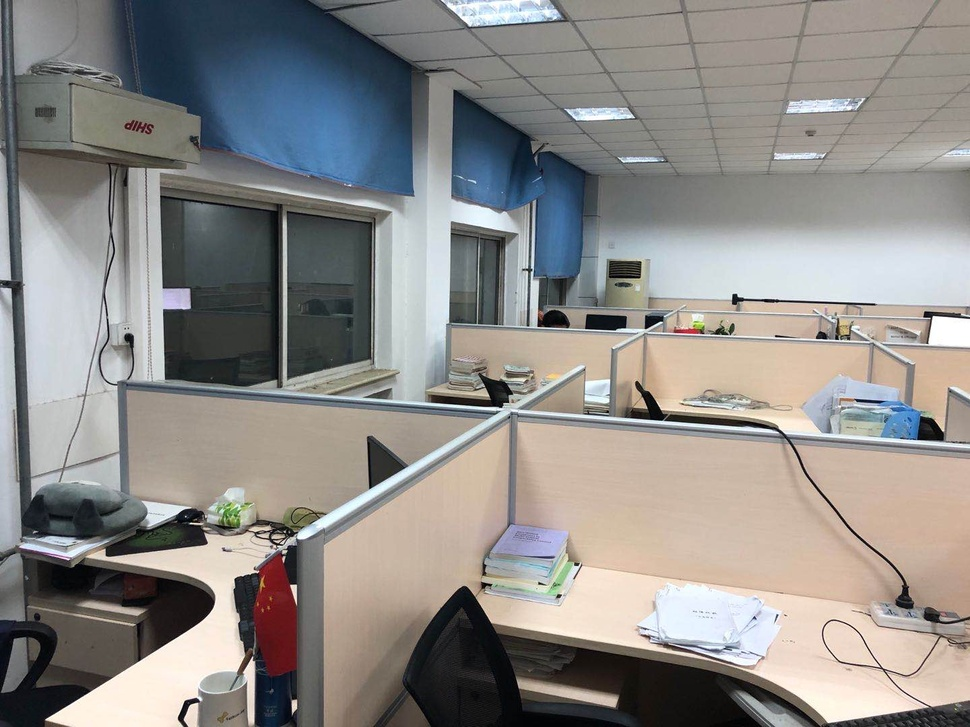
//> input picture build/office_data/1.jpg, 970 x 727 px, shrunk from 1440 x 1080 before the run
$ ./joint build/office_data/1.jpg build/office_data/2.jpg   (built with g++ and OpenCV 4)
//> lines starting //> are read from the running program, lines starting //| are printed output that depends on the picture
// opencv_empty_proj.cpp : 定义控制台应用程序的入口点。
//

#include <opencv2/opencv.hpp>
#include <opencv2/features2d/features2d.hpp>
//#include <opencv2/stitching/stitcher.hpp>
//#include<opencv2/legacy/legacy.hpp>
#include<vector>
using namespace std;
using namespace cv;

/* 交叉检查算法
 * 该算法进行两次匹配，第一次匹配可以使用前两种的匹配算法，第二次匹配时，使用的匹配算法的执行顺序与第一次匹配的顺序相反，
 * 将第二幅图像的每个关键点逐个与第一幅图像的全部关键点进行比较。
 * 只有两个方向上都匹配到了同一对特征点，才认为是一个有效的匹配对。
*/

void symmetryTest(std::vector<cv::DMatch>& matches1,
                       std::vector<cv::DMatch>& matches2,
                       std::vector<cv::DMatch>& symMatches)
{
   // 遍历图像1到图像2的匹配
   for (std::vector<cv::DMatch>::const_iterator matchIterator1= matches1.begin();
        matchIterator1!= matches1.end(); ++matchIterator1)
   {
       //  遍历图像2到图像1的匹配
       for (std::vector<cv::DMatch>::const_iterator matchIterator2= matches2.begin();
           matchIterator2!= matches2.end(); ++matchIterator2)
       {
           // 进行匹配测试
           if (matchIterator1->queryIdx == matchIterator2->trainIdx  &&
               matchIterator2->queryIdx == matchIterator1->trainIdx)
           {
               // 若是最好匹配，则加入
               symMatches.push_back(*matchIterator1);
               break;
           }
       }
   }
}

//优选匹配点
vector<DMatch> chooseGood(Mat descriptor,vector<DMatch> matches)
{
	double max_dist = 0; double min_dist = 100;
	 for( int i = 0; i < descriptor.rows; i++ )
		{ double dist = matches[i].distance;
		  if( dist < min_dist )
			  min_dist = dist;
		  if( dist > max_dist )
			  max_dist = dist;
	    }
	vector<DMatch> goodMatches;
	for(int i=0;i<descriptor.rows;i++)
	{
		if(matches[i].distance <= max ( 2*min_dist, 30.0 ))
			goodMatches.push_back(matches[i]);
	}
	return goodMatches;
}
void OptimizeSeam(Mat& img1, Mat& trans, Mat& dst);

typedef struct
{
	Point2f left_top;
	Point2f left_bottom;
	Point2f right_top;
	Point2f right_bottom;
}four_corners_t;

four_corners_t corners;

void CalcCorners(const Mat& H, const Mat& src)
{
	double v2[] = { 0, 0, 1 };//左上角
	double v1[3];//变换后的坐标值
	Mat V2 = Mat(3, 1, CV_64FC1, v2);  //列向量
	Mat V1 = Mat(3, 1, CV_64FC1, v1);  //列向量

	V1 = H * V2;
	//左上角(0,0,1)
	cout << "V2: " << V2 << endl;
	cout << "V1: " << V1 << endl;
	corners.left_top.x = v1[0] / v1[2];
	corners.left_top.y = v1[1] / v1[2];

	//左下角(0,src.rows,1)
	v2[0] = 0;
	v2[1] = src.rows;
	v2[2] = 1;
	V2 = Mat(3, 1, CV_64FC1, v2);  //列向量
	V1 = Mat(3, 1, CV_64FC1, v1);  //列向量
	V1 = H * V2;
	corners.left_bottom.x = v1[0] / v1[2];
	corners.left_bottom.y = v1[1] / v1[2];

	//右上角(src.cols,0,1)
	v2[0] = src.cols;
	v2[1] = 0;
	v2[2] = 1;
	V2 = Mat(3, 1, CV_64FC1, v2);  //列向量
	V1 = Mat(3, 1, CV_64FC1, v1);  //列向量
	V1 = H * V2;
	corners.right_top.x = v1[0] / v1[2];
	corners.right_top.y = v1[1] / v1[2];

	//右下角(src.cols,src.rows,1)
	v2[0] = src.cols;
	v2[1] = src.rows;
	v2[2] = 1;
	V2 = Mat(3, 1, CV_64FC1, v2);  //列向量
	V1 = Mat(3, 1, CV_64FC1, v1);  //列向量
	V1 = H * V2;
	corners.right_bottom.x = v1[0] / v1[2];
	corners.right_bottom.y = v1[1] / v1[2];

}
int main(int argc, char* argv[])
{
    //const char* imagename = "左图的路径";

    //从文件中读入图像
    //Mat img = imread(imagename);
	Mat img = imread(argv[1],CV_LOAD_IMAGE_COLOR);
//> img is the input picture: 727 rows x 970 cols, CV_8UC3; mean B, G, R 136.4, 139.4, 142
    //Mat img2=imread("右图的路径");
	Mat img2 = imread(argv[2],CV_LOAD_IMAGE_COLOR);
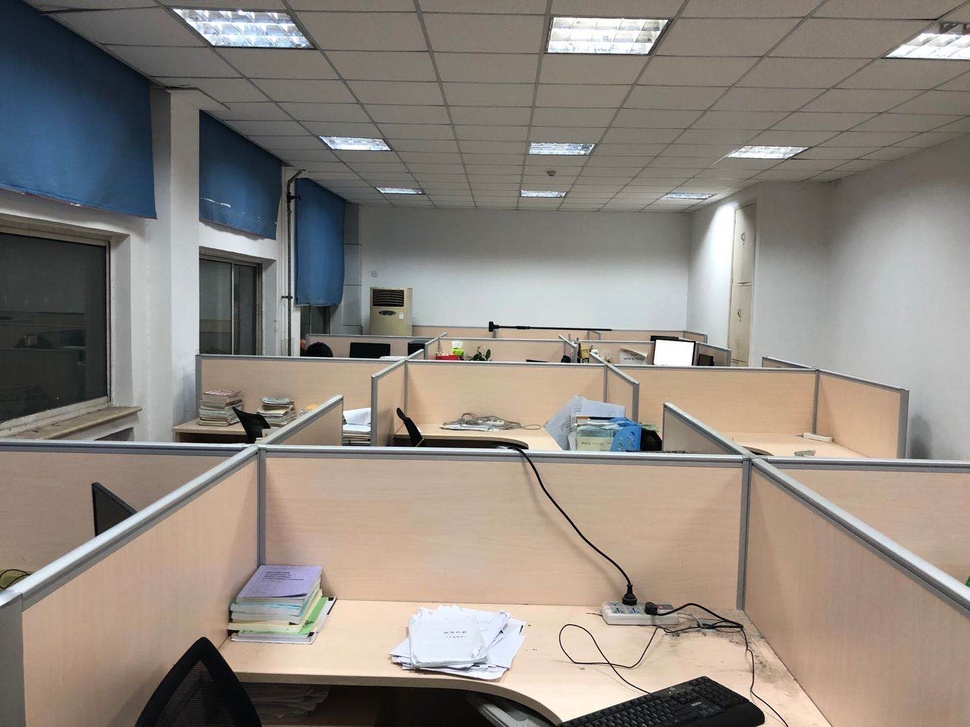
//> input picture build/office_data/2.jpg, 970 x 727 px, shrunk from 1440 x 1080 before the run
//> img2 is the input picture: 727 rows x 970 cols, CV_8UC3; mean B, G, R 127.5, 135, 143.1

    //显示图像
	namedWindow("image before",0);
    imshow("image before", img);
	namedWindow("image2 before",0);
    imshow("image2 before",img2);

	cout<<"i love you"<<endl;


    //sift特征检测

    //SiftFeatureDetector  siftdtc;
	Ptr<FeatureDetector> detector = ORB::create();

    Ptr<DescriptorExtractor> descriptor = ORB::create();

    vector<KeyPoint>kp1,kp2;

    //siftdtc.detect(img,kp1);
	detector->detect ( img,kp1 );
//> kp1 = 500 keypoints; strongest (x, y, size): (735, 294, 31), (576, 565, 31), (734, 294, 37.2), (836, 338, 31)
    Mat outimg1;
    drawKeypoints(img,kp1,outimg1);
    imshow("image1 keypoints",outimg1);

    //siftdtc.detect(img2,kp2);
	detector->detect ( img2,kp2 );
//> kp2 = 500 keypoints; strongest (x, y, size): (692, 344, 31), (658, 340, 31), (691, 344, 37.2), (490, 322, 31)
    Mat outimg2;
    drawKeypoints(img2,kp2,outimg2);
    imshow("image2 keypoints",outimg2);

   //在检测到的特征点上生成特征描述符
    //SiftDescriptorExtractor extractor;
    Mat descriptor1,descriptor2;
    //extractor.compute(img,kp1,descriptor1);  //第一个描述符
    //extractor.compute(img2,kp2,descriptor2);  //第二个描述符

    descriptor->compute ( img, kp1, descriptor1 );
    descriptor->compute ( img2, kp2, descriptor2 );
	cout<<"i love you"<<endl;

	//FlannBasedMatcher matcher;
	Ptr<DescriptorMatcher> matcher  = DescriptorMatcher::create ( "BruteForce-Hamming" );

	// [4 lines of commented-out code are left out]

	vector<DMatch> matches1,matches2;   //定义连接对象
    //matcher.match(descriptor1,descriptor2,matches1);  //生成匹配对
	//matcher.match(descriptor2,descriptor1,matches2);
	cout<<"i love you"<<endl;

	matcher->match ( descriptor1, descriptor2, matches1 );
//> matches1 = 500 matches
	matcher->match ( descriptor2 ,descriptor1, matches2 );
//> matches2 = 500 matches


   //匹配
	vector<DMatch> goodMatches1,goodMatches2,symMatches;

	goodMatches1=chooseGood(descriptor1,matches1);
//> the loop in chooseGood, `for( int i = 0; i < descriptor.rows; i++ ) { double dist = matches[i]...` made 500 passes
//> (dist, min_dist, max_dist) on pass 1: (56, 56, 56)
//> (dist, min_dist) on passes 2, 8, 32, 67, 286, 364: (25, 25), (16, 16), (14, 14), (12, 12), (10, 10), (7, 7)
//> after the loop in chooseGood, `for( int i = 0; i < descriptor.rows; i++ )`: min_dist = 7; max_dist = 92
//> after the loop in chooseGood, `for(int i=0;i<descriptor.rows;i++)`: goodMatches = 139 matches
//> goodMatches1 = 139 matches
	goodMatches2=chooseGood(descriptor2,matches2);
//> the loop in chooseGood (call 2), `for( int i = 0; i < descriptor.rows; i++ ) { double dist = matches[i]...` made 500 passes
//> (dist, min_dist, max_dist) on pass 1: (50, 50, 50)
//> (dist, min_dist) on passes 3, 16, 92, 304, 340: (21, 21), (13, 13), (12, 12), (10, 10), (7, 7)
//> after the loop in chooseGood (call 2), `for(int i=0;i<descriptor.rows;i++)`: goodMatches = 140 matches
//> goodMatches2 = 140 matches

	Mat img_matches;
	symmetryTest(goodMatches1,goodMatches2,symMatches);
//> the loop in symmetryTest, `for (std::vector<cv::DMatch>::const_iterator matchIterator1= matches1...` made 139 passes
//> after the loop in symmetryTest, `for (std::vector<cv::DMatch>::const_iterator matchIterator1= matches1...`: symMatches = 122 matches
//> symMatches = 122 matches
	drawMatches(img,kp1,img2,kp2,symMatches,img_matches);
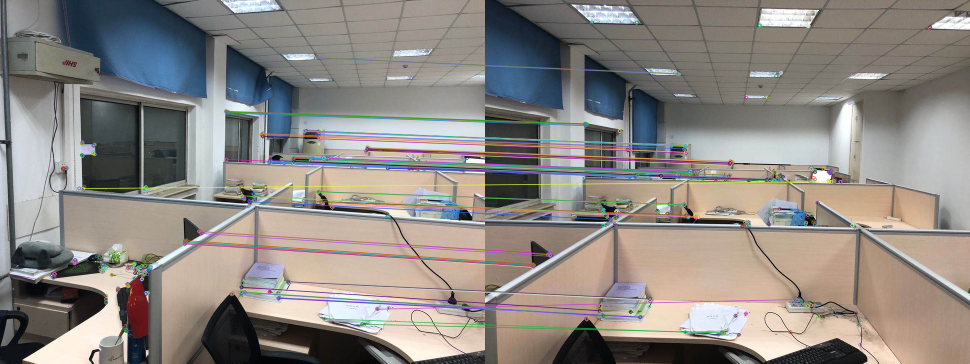
//> img_matches: 727 rows x 1940 cols, CV_8UC3 (shown at 1/2 size); mean B, G, R 131.7, 136.4, 141.6
	namedWindow("matches",CV_WINDOW_NORMAL);
    imshow("matches",img_matches);

	/*图像配准*/
	//首先将点集转化为Point2f类型

	vector<Point2f> imagePoints1, imagePoints2;

	for (int i = 0; i<symMatches.size(); i++)
	{
		imagePoints2.push_back(kp1[symMatches[i].queryIdx].pt);
		imagePoints1.push_back(kp2[symMatches[i].trainIdx].pt);
	}
//> this loop made 122 passes
//> after the loop, imagePoints2 = 122 Points (x, y), first 12: [632, 116], [568, 326], [755, 618], [557, 596], [559, 595], [370, 487], [776, 336], [586, 328], [646, 327], [624, 327], [483, 583], [538, 325]; imagePoints1 = 122 Points (x, y), first 12: [388, 148], [331, 355], [627.1, 598.4], [309, 635], [312, 633], [96, 534], [527, 360], [350, 356], [409, 354], [388, 355], [229, 630.7], [301.2, 354]
	//开始实现配准
	//获取图像1到图像2的投影映射矩阵 尺寸为3*3
	Mat homo = findHomography(imagePoints1, imagePoints2, CV_RANSAC);
//> homo = [[0.673, 0.0583, 267.4], [-0.1, 0.907, 4.55], [-0.00036, 5.07e-05, 1]]
	////也可以使用getPerspectiveTransform方法获得透视变换矩阵，不过要求只能有4个点，效果稍差
	//Mat   homo=getPerspectiveTransform(imagePoints1,imagePoints2);
	cout << "变换矩阵为：\n" << homo << endl << endl; //输出映射矩阵
//| 变换矩阵为：
//| [0.6728149269473763, 0.05832159339998604, 267.4439116515812;
//|  -0.1003510591398778, 0.9066680988274741, 4.552316321156827;
//|  -0.0003602108828563635, 5.073774154729987e-05, 0.9999999999999999]

	//计算配准图的四个顶点坐标
	CalcCorners(homo, img2);
//> in CalcCorners, `V1 = H * V2;`: V1 = [267.4, 4.55, 1]
//| V1: [267.4439116515812;
//|  4.552316321156827;
//|  0.9999999999999999]
//> in CalcCorners, `V1 = H * V2;`: V1 = [309.8, 663.7, 1.04]
//> in CalcCorners, `V1 = H * V2;`: V1 = [920.1, -92.79, 0.651]
//> in CalcCorners, `V1 = H * V2;`: V1 = [962.5, 566.4, 0.687]
	cout << "left_top:" << corners.left_top << endl;
	cout << "left_bottom:" << corners.left_bottom << endl;
	cout << "right_top:" << corners.right_top << endl;
	cout << "right_bottom:" << corners.right_bottom << endl;

	//图像配准
	Mat imageTransform1, imageTransform2;
	warpPerspective(img2, imageTransform1, homo, Size(MAX(corners.right_top.x, corners.right_bottom.x), img.rows));
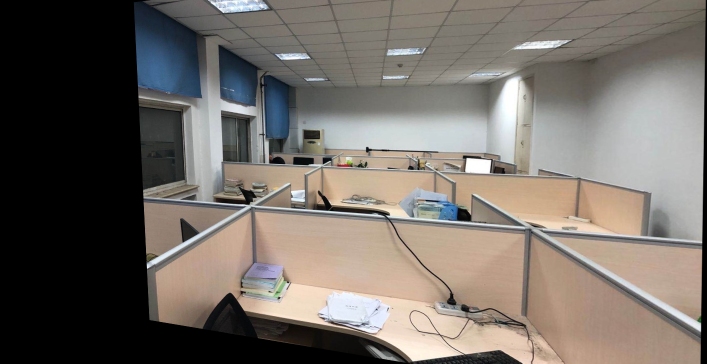
//> imageTransform1: 727 rows x 1414 cols, CV_8UC3 (shown at 1/2 size); mean B, G, R 102.1, 108.5, 115.2
	//warpPerspective(img2, imageTransform2, adjustMat*homo, Size(img.cols*1.3, img.rows*1.8));
	//imshow("直接经过透视矩阵变换", imageTransform1);
	imwrite("trans1.jpg", imageTransform1);


	//创建拼接后的图,需提前计算图的大小
	int dst_width = imageTransform1.cols;  //取最右点的长度为拼接图的长度
//> dst_width = 1414
	int dst_height = img.rows;
//> dst_height = 727

	Mat dst(dst_height, dst_width, CV_8UC3);
	dst.setTo(0);

	imageTransform1.copyTo(dst(Rect(0, 0, imageTransform1.cols, imageTransform1.rows)));
	img.copyTo(dst(Rect(0, 0, img.cols, img.rows)));
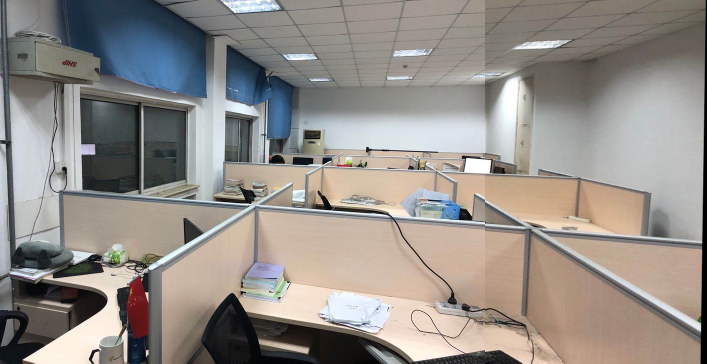
//> dst: 727 rows x 1414 cols, CV_8UC3 (shown at 1/2 size); mean B, G, R 136.6, 141.9, 147.3

	//imshow("b_dst", dst);


	OptimizeSeam(img, imageTransform1, dst);


	imshow("dst", dst);
	imwrite("dst.jpg", dst);

    //此函数等待按键，按键盘任意键就返回
    waitKey();
    return 0;
}
//优化两图的连接处，使得拼接自然
void OptimizeSeam(Mat& img1, Mat& trans, Mat& dst)
{
	int start = MIN(corners.left_top.x, corners.left_bottom.x);//开始位置，即重叠区域的左边界

	double processWidth = img1.cols - start;//重叠区域的宽度
//> processWidth = 703
	int rows = dst.rows;
//> rows = 727
	int cols = img1.cols; //注意，是列数*通道数
//> cols = 970
	double alpha = 1;//img1中像素的权重
	for (int i = 0; i < rows; i++)
	{
		uchar* p = img1.ptr<uchar>(i);  //获取第i行的首地址
		uchar* t = trans.ptr<uchar>(i);
		uchar* d = dst.ptr<uchar>(i);
		for (int j = start; j < cols; j++)
		{
			//如果遇到图像trans中无像素的黑点，则完全拷贝img1中的数据
			if (t[j * 3] == 0 && t[j * 3 + 1] == 0 && t[j * 3 + 2] == 0)
			{
				alpha = 1;
			}
			else
			{
				//img1中像素的权重，与当前处理点距重叠区域左边界的距离成正比，实验证明，这种方法确实好
				alpha = (processWidth - (j - start)) / processWidth;
			}

			d[j * 3] = p[j * 3] * alpha + t[j * 3] * (1 - alpha);
			d[j * 3 + 1] = p[j * 3 + 1] * alpha + t[j * 3 + 1] * (1 - alpha);
			d[j * 3 + 2] = p[j * 3 + 2] * alpha + t[j * 3 + 2] * (1 - alpha);

		}
	}
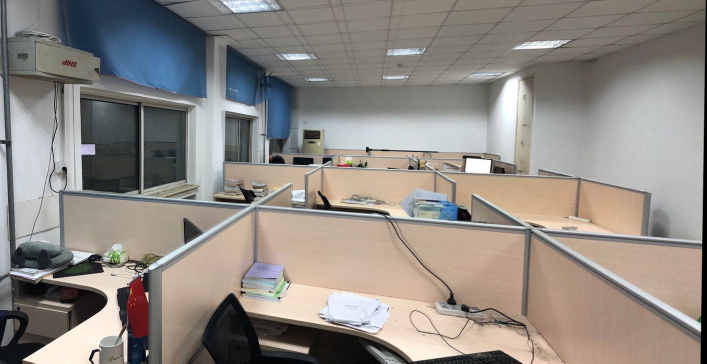
//> dst: 727 rows x 1414 cols, CV_8UC3 (shown at 1/2 size); mean B, G, R 131.8, 137.8, 143.5
//> after the loop, alpha = 0.00142

}
